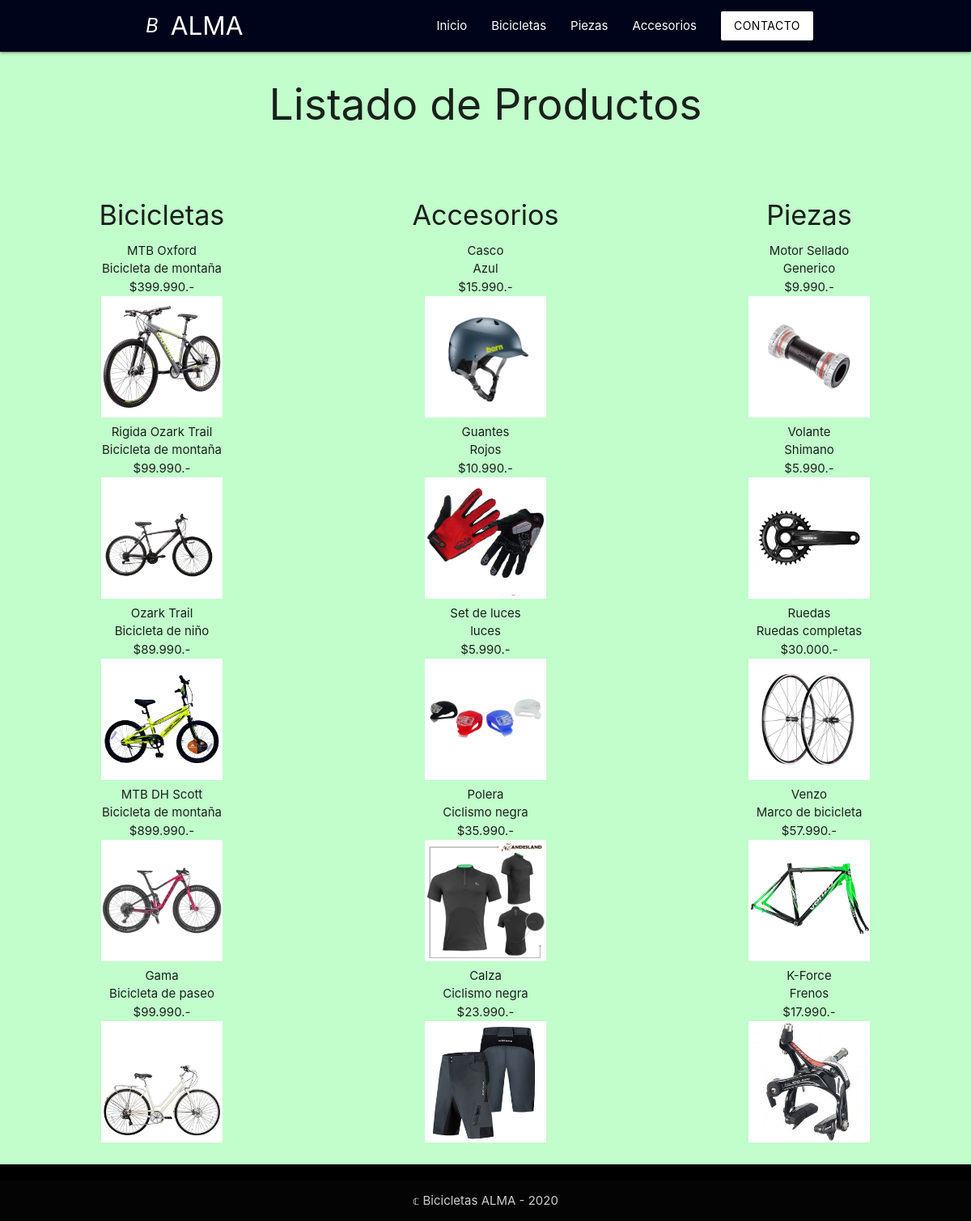
Before: /bicicletas/mostrar_producto with the older database file.
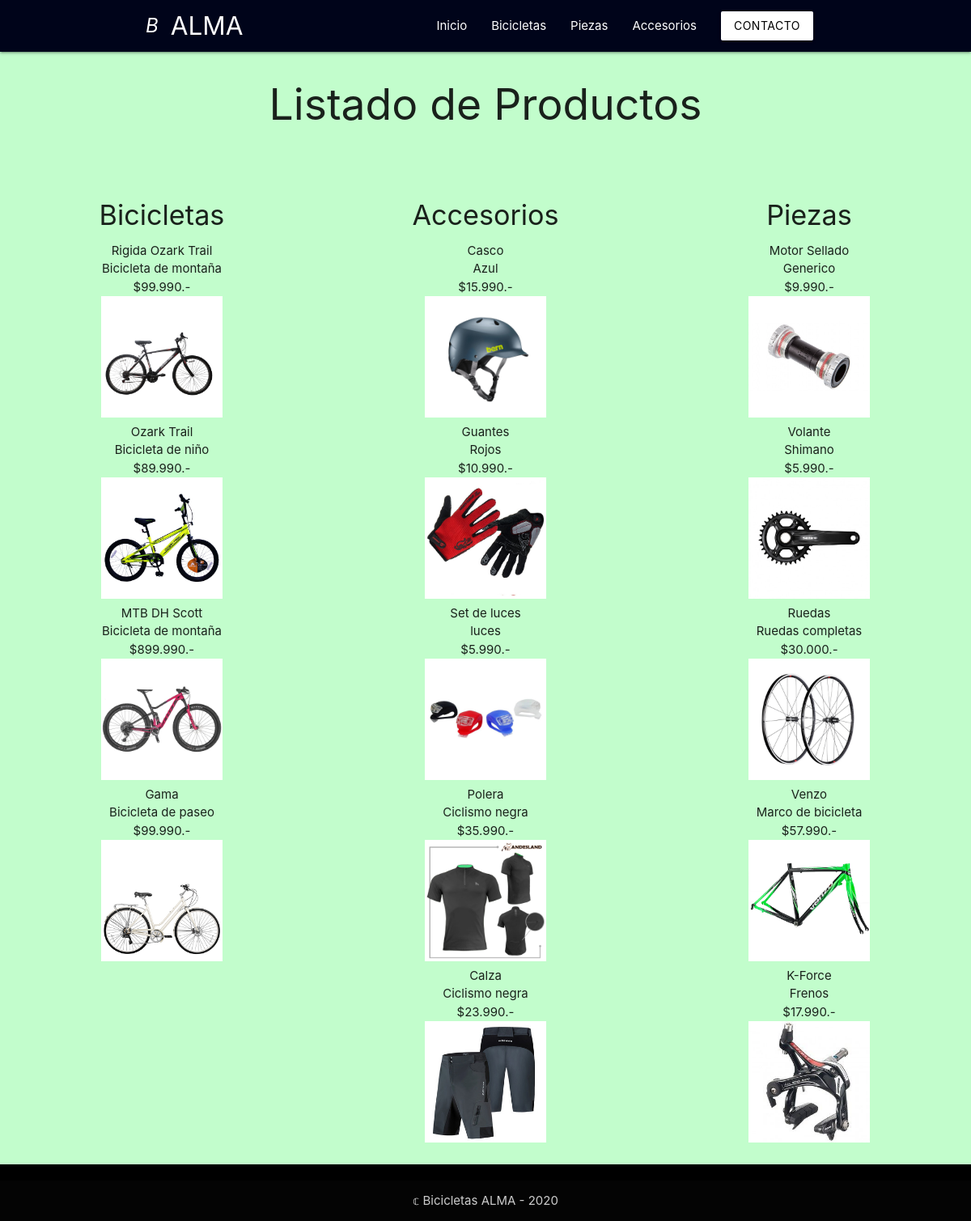
After: the same page with the newer database file.
### bicicletas/models.py (models this page shows, shortened)
class producto (models.Model):
    id_producto         = models.AutoField(db_column='id_producto', primary_key=True)
    codigo              = models.CharField(max_length=5, unique=True)
    nombre              = models.CharField(max_length=19, unique=True)
    descripcion         = models.CharField(max_length=20, blank=True, null=True)
    precio              = models.CharField(max_length=20, blank=True, null=True)
    tipo                = models.CharField(max_length=20, blank=True, null=True)
    foto                = models.ImageField(upload_to='fotos', blank=True, null=True)
    activo              = models.IntegerField(blank=True, null=True)

### bicicletas/views.py (the view)
# urls.py: path('mostrar_producto', views.mostrar_producto, name='mostrar_producto'),
def mostrar_producto(request):
    print("ok, estamos en la vista mostrar producto")
    lista = producto.objects.all()
    context = {'listado':lista}
    return render (request, 'bicicletas/listar_producto.html', context)
    return render (request, 'bicicletas/listar_producto.html', context)

### bicicletas/templates/bicicletas/listar_producto.html (shortened to what this page needs)
{% extends "bicicletas/base.html" %}
{% load static %}
{% block content%}
<main>
    <div class='row'>
        <center>
        <h2>Listado de Productos</h2>
                <br><br>
        <div class="col s12 m4">
            <div>
                <h4>Bicicletas</h4>
                {% for prod in listado %}
                    {% if prod.tipo == "bicicleta" %}
                        {{prod.nombre}} <br> {{prod.descripcion}} <br> ${{prod.precio}}.-<br>
                        <img src="{{prod.foto.url}}" width="150px"> <br>
                    {% endif %}
                {% endfor %}
            </div>
        </div>
        <div class="col s12 m4">
            <div>
                <h4>Accesorios</h4>
                {% for prod in listado %}
                    {% if prod.tipo == "accesorio" %}
                        {{prod.nombre}} <br> {{prod.descripcion}} <br> ${{prod.precio}}.-<br>
                        <img src="{{prod.foto.url}}" width="150px"> <br>
                    {% endif %}
                {% endfor %}
            </div>
        </div>
        <div class="col s12 m4">
            <div>
                <h4>Piezas</h4>
               {% for prod in listado %}
                    {% if prod.tipo == "pieza" %}
                        {{prod.nombre}} <br> {{prod.descripcion}} <br> ${{prod.precio}}.-<br>
                        <img src="{{prod.foto.url}}" width="150px"> <br>
                    {% endif %}
                {% endfor %}
            </div>
        </div></center>
    </div>
</main>
<footer class="page-footer black">
    <div class="footer-copyright">
      <div class="container center footer-text">
       &copf; Bicicletas ALMA - 2020
      </div>
    </div>
  </footer>
{% endblock %}

### bicicletas/templates/bicicletas/base.html (shortened to what this page needs)
<!DOCTYPE html>
<html lang="en">
<head>
    {% load static %}
      <link type="text/css" rel="stylesheet" href="{% static 'css/materialize.min.css' %}"  media="screen,projection"/>
      <link type="text/css" rel="stylesheet" href="{% static 'css/estilos.css' %}"  media="screen,projection"/>
</head>
<body>
        <nav>
          <div class="nav-wrapper container nav">
            <a id="logo-container" href="index" class="brand-logo">
              <i>B</i>
              ALMA
            </a>
            <ul class="right hide-on-med-and-down">
              <li><a href="index">Inicio</a></li>
              <li><a href="bicicletas">Bicicletas</a></li>
              <li><a href="piezas">Piezas</a></li>
              <li><a href="accesorios">Accesorios</a></li>
              <li><a href="contacto" class="btn white black-text waves-effect waves-blue-grey lighten-1">Contacto</a></li>
            </ul>
          </div>
        </nav>
    {% block content %}
    {% endblock %}
</body>

### alma/static/css/estilos.css (style rules this page uses)
body { background-color: rgb(194, 253, 204); }
nav { background-color: rgb(0, 4, 26); }
.center { display: block; margin-left: auto; margin-right: auto; }

Changed rows visible on the page:
removed producto: nombre "MTB Oxford", descripcion "Bicicleta de montaña", precio "399.990", foto (picture), shown under "Bicicletas"
